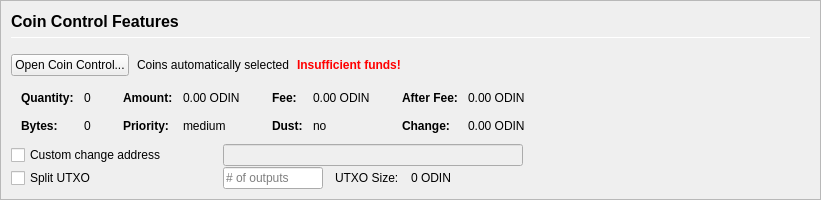
         <widget class="QFrame" name="frameCoinControl">
          <property name="sizePolicy">
           <sizepolicy hsizetype="Expanding" vsizetype="Expanding">
            <horstretch>0</horstretch>
            <verstretch>0</verstretch>
           </sizepolicy>
          </property>
          <property name="maximumSize">
           <size>
            <width>16777215</width>
            <height>16777215</height>
           </size>
          </property>
          <property name="frameShape">
           <enum>QFrame::StyledPanel</enum>
          </property>
          <property name="frameShadow">
           <enum>QFrame::Sunken</enum>
          </property>
          <layout class="QVBoxLayout" name="verticalLayoutCoinControl2">
           <property name="spacing">
            <number>0</number>
           </property>
           <property name="leftMargin">
            <number>0</number>
           </property>
           <property name="topMargin">
            <number>0</number>
           </property>
           <property name="rightMargin">
            <number>0</number>
           </property>
           <property name="bottomMargin">
            <number>0</number>
           </property>
           <item>
            <widget class="QFrame" name="frameCoinControl_BG">
             <layout class="QVBoxLayout" name="verticalLayoutCoinControl" stretch="0,0,0,0,0,0">
              <property name="spacing">
               <number>1</number>
              </property>
              <property name="leftMargin">
               <number>10</number>
              </property>
              <property name="topMargin">
               <number>10</number>
              </property>
              <item>
               <layout class="QHBoxLayout" name="horizontalLayoutCoinControl1">
                <property name="bottomMargin">
                 <number>15</number>
                </property>
                <item>
                 <layout class="QVBoxLayout" name="verticalLayout_3">
                  <property name="spacing">
                   <number>6</number>
                  </property>
                  <item>
                   <widget class="QLabel" name="heading1__labelCoinControlFeatures">
                    <property name="sizePolicy">
                     <sizepolicy hsizetype="Preferred" vsizetype="Maximum">
                      <horstretch>0</horstretch>
                      <verstretch>0</verstretch>
                     </sizepolicy>
                    </property>
                    <property name="minimumSize">
                     <size>
                      <width>0</width>
                      <height>20</height>
                     </size>
                    </property>
                    <property name="font">
                     <font>
                      <pointsize>12</pointsize>
                      <weight>75</weight>
                      <bold>true</bold>
                     </font>
                    </property>
                    <property name="styleSheet">
                     <string notr="true">font-weight:bold;</string>
                    </property>
                    <property name="text">
                     <string>Coin Control Features</string>
                    </property>
                   </widget>
                  </item>
                  <item>
                   <widget class="Line" name="line">
                    <property name="minimumSize">
                     <size>
                      <width>0</width>
                      <height>1</height>
                     </size>
                    </property>
                    <property name="maximumSize">
                     <size>
                      <width>16777215</width>
                      <height>1</height>
                     </size>
                    </property>
                    <property name="orientation">
                     <enum>Qt::Horizontal</enum>
                    </property>
                   </widget>
                  </item>
                 </layout>
                </item>
               </layout>
              </item>
              <item>
               <layout class="QHBoxLayout" name="horizontalLayoutCoinControl2" stretch="0,0,0,0">
                <property name="spacing">
                 <number>8</number>
                </property>
                <property name="bottomMargin">
                 <number>10</number>
                </property>
                <item>
                 <widget class="QPushButton" name="pushButtonCoinControl">
                  <property name="styleSheet">
                   <string notr="true"/>
                  </property>
                  <property name="text">
                   <string>Open Coin Control...</string>
                  </property>
                  <property name="autoDefault">
                   <bool>false</bool>
                  </property>
                 </widget>
                </item>
                <item>
                 <widget class="QLabel" name="labelCoinControlAutomaticallySelected">
                  <property name="text">
                   <string>Coins automatically selected</string>
                  </property>
                  <property name="margin">
                   <number>5</number>
                  </property>
                 </widget>
                </item>
                <item>
                 <widget class="QLabel" name="labelCoinControlInsuffFunds">
                  <property name="font">
                   <font>
                    <weight>75</weight>
                    <bold>true</bold>
                   </font>
                  </property>
                  <property name="styleSheet">
                   <string notr="true">color:red;font-weight:bold;</string>
                  </property>
                  <property name="text">
                   <string>Insufficient funds!</string>
                  </property>
                  <property name="margin">
                   <number>5</number>
                  </property>
                 </widget>
                </item>
                <item>
                 <spacer name="horizontalSpacerCoinControl">
                  <property name="orientation">
                   <enum>Qt::Horizontal</enum>
                  </property>
                  <property name="sizeHint" stdset="0">
                   <size>
                    <width>40</width>
                    <height>1</height>
                   </size>
                  </property>
                 </spacer>
                </item>
               </layout>
              </item>
              <item>
               <widget class="QWidget" name="widgetCoinControl" native="true">
                <property name="sizePolicy">
                 <sizepolicy hsizetype="Preferred" vsizetype="Preferred">
                  <horstretch>0</horstretch>
                  <verstretch>0</verstretch>
                 </sizepolicy>
                </property>
                <property name="minimumSize">
                 <size>
                  <width>0</width>
                  <height>0</height>
                 </size>
                </property>
                <property name="styleSheet">
                 <string notr="true"/>
                </property>
                <layout class="QHBoxLayout" name="horizontalLayoutCoinControl5">
                 <property name="leftMargin">
                  <number>0</number>
                 </property>
                 <property name="topMargin">
                  <number>0</number>
                 </property>
                 <property name="rightMargin">
                  <number>0</number>
                 </property>
                 <property name="bottomMargin">
                  <number>0</number>
                 </property>
                 <item>
                  <layout class="QHBoxLayout" name="horizontalLayoutCoinControl3" stretch="0,0,0,1">
                   <property name="spacing">
                    <number>20</number>
                   </property>
                   <property name="topMargin">
                    <number>0</number>
                   </property>
                   <property name="bottomMargin">
                    <number>10</number>
                   </property>
                   <item>
                    <layout class="QFormLayout" name="formLayoutCoinControl1">
                     <property name="horizontalSpacing">
                      <number>10</number>
                     </property>
                     <property name="verticalSpacing">
                      <number>14</number>
                     </property>
                     <property name="leftMargin">
                      <number>10</number>
                     </property>
                     <property name="topMargin">
                      <number>4</number>
                     </property>
                     <property name="rightMargin">
                      <number>6</number>
                     </property>
                     <item row="0" column="0">
                      <widget class="QLabel" name="labelCoinControlQuantityText">
                       <property name="font">
                        <font>
                         <weight>75</weight>
                         <bold>true</bold>
                        </font>
                       </property>
                       <property name="text">
                        <string>Quantity:</string>
                       </property>
                       <property name="margin">
                        <number>0</number>
                       </property>
                      </widget>
                     </item>
                     <item row="0" column="1">
                      <widget class="QLabel" name="labelCoinControlQuantity">
                       <property name="cursor">
                        <cursorShape>IBeamCursor</cursorShape>
                       </property>
                       <property name="contextMenuPolicy">
                        <enum>Qt::ActionsContextMenu</enum>
                       </property>
                       <property name="text">
                        <string notr="true">0</string>
                       </property>
                       <property name="margin">
                        <number>0</number>
                       </property>
                       <property name="textInteractionFlags">
                        <set>Qt::LinksAccessibleByMouse|Qt::TextSelectableByKeyboard|Qt::TextSelectableByMouse</set>
                       </property>
                      </widget>
                     </item>
                     <item row="1" column="0">
                      <widget class="QLabel" name="labelCoinControlBytesText">
                       <property name="font">
                        <font>
                         <weight>75</weight>
                         <bold>true</bold>
                        </font>
                       </property>
                       <property name="text">
                        <string>Bytes:</string>
                       </property>
                      </widget>
                     </item>
                     <item row="1" column="1">
                      <widget class="QLabel" name="labelCoinControlBytes">
                       <property name="cursor">
                        <cursorShape>IBeamCursor</cursorShape>
                       </property>
                       <property name="contextMenuPolicy">
                        <enum>Qt::ActionsContextMenu</enum>
                       </property>
                       <property name="text">
                        <string notr="true">0</string>
                       </property>
                       <property name="textInteractionFlags">
                        <set>Qt::LinksAccessibleByMouse|Qt::TextSelectableByKeyboard|Qt::TextSelectableByMouse</set>
                       </property>
                      </widget>
                     </item>
                    </layout>
                   </item>
                   <item>
                    <layout class="QFormLayout" name="formLayoutCoinControl2">
                     <property name="horizontalSpacing">
                      <number>10</number>
                     </property>
                     <property name="verticalSpacing">
                      <number>14</number>
                     </property>
                     <property name="leftMargin">
                      <number>6</number>
                     </property>
                     <property name="topMargin">
                      <number>4</number>
                     </property>
                     <property name="rightMargin">
                      <number>6</number>
                     </property>
                     <item row="0" column="0">
                      <widget class="QLabel" name="labelCoinControlAmountText">
                       <property name="font">
                        <font>
                         <weight>75</weight>
                         <bold>true</bold>
                        </font>
                       </property>
                       <property name="text">
                        <string>Amount:</string>
                       </property>
                       <property name="margin">
                        <number>0</number>
                       </property>
                      </widget>
                     </item>
                     <item row="0" column="1">
                      <widget class="QLabel" name="labelCoinControlAmount">
                       <property name="cursor">
                        <cursorShape>IBeamCursor</cursorShape>
                       </property>
                       <property name="contextMenuPolicy">
                        <enum>Qt::ActionsContextMenu</enum>
                       </property>
                       <property name="text">
                        <string notr="true">0.00 ODIN</string>
                       </property>
                       <property name="textInteractionFlags">
                        <set>Qt::LinksAccessibleByMouse|Qt::TextSelectableByKeyboard|Qt::TextSelectableByMouse</set>
                       </property>
                      </widget>
                     </item>
                     <item row="1" column="0">
                      <widget class="QLabel" name="labelCoinControlPriorityText">
                       <property name="font">
                        <font>
                         <weight>75</weight>
                         <bold>true</bold>
                        </font>
                       </property>
                       <property name="text">
                        <string>Priority:</string>
                       </property>
                      </widget>
                     </item>
                     <item row="1" column="1">
                      <widget class="QLabel" name="labelCoinControlPriority">
                       <property name="cursor">
                        <cursorShape>IBeamCursor</cursorShape>
                       </property>
                       <property name="contextMenuPolicy">
                        <enum>Qt::ActionsContextMenu</enum>
                       </property>
                       <property name="text">
                        <string>medium</string>
                       </property>
                       <property name="textInteractionFlags">
                        <set>Qt::LinksAccessibleByMouse|Qt::TextSelectableByKeyboard|Qt::TextSelectableByMouse</set>
                       </property>
                      </widget>
                     </item>
                    </layout>
                   </item>
                   <item>
                    <layout class="QFormLayout" name="formLayoutCoinControl3">
                     <property name="horizontalSpacing">
                      <number>10</number>
                     </property>
                     <property name="verticalSpacing">
                      <number>14</number>
                     </property>
                     <property name="leftMargin">
                      <number>6</number>
                     </property>
                     <property name="topMargin">
                      <number>4</number>
                     </property>
                     <property name="rightMargin">
                      <number>6</number>
                     </property>
                     <item row="0" column="0">
                      <widget class="QLabel" name="labelCoinControlFeeText">
                       <property name="font">
                        <font>
                         <weight>75</weight>
                         <bold>true</bold>
                        </font>
                       </property>
                       <property name="text">
                        <string>Fee:</string>
                       </property>
                       <property name="margin">
                        <number>0</number>
                       </property>
                      </widget>
                     </item>
                     <item row="0" column="1">
                      <widget class="QLabel" name="labelCoinControlFee">
                       <property name="cursor">
                        <cursorShape>IBeamCursor</cursorShape>
                       </property>
                       <property name="contextMenuPolicy">
                        <enum>Qt::ActionsContextMenu</enum>
                       </property>
                       <property name="text">
                        <string notr="true">0.00 ODIN</string>
                       </property>
                       <property name="textInteractionFlags">
                        <set>Qt::LinksAccessibleByMouse|Qt::TextSelectableByKeyboard|Qt::TextSelectableByMouse</set>
                       </property>
                      </widget>
                     </item>
                     <item row="1" column="0">
                      <widget class="QLabel" name="labelCoinControlLowOutputText">
                       <property name="font">
                        <font>
                         <weight>75</weight>
                         <bold>true</bold>
                        </font>
                       </property>
                       <property name="text">
                        <string>Dust:</string>
                       </property>
                      </widget>
                     </item>
                     <item row="1" column="1">
                      <widget class="QLabel" name="labelCoinControlLowOutput">
                       <property name="cursor">
                        <cursorShape>IBeamCursor</cursorShape>
                       </property>
                       <property name="contextMenuPolicy">
                        <enum>Qt::ActionsContextMenu</enum>
                       </property>
                       <property name="text">
                        <string>no</string>
                       </property>
                       <property name="textInteractionFlags">
                        <set>Qt::LinksAccessibleByMouse|Qt::TextSelectableByKeyboard|Qt::TextSelectableByMouse</set>
                       </property>
                      </widget>
                     </item>
                    </layout>
                   </item>
                   <item>
                    <layout class="QFormLayout" name="formLayoutCoinControl4">
                     <property name="horizontalSpacing">
                      <number>10</number>
                     </property>
                     <property name="verticalSpacing">
                      <number>14</number>
                     </property>
                     <property name="leftMargin">
                      <number>6</number>
                     </property>
                     <property name="topMargin">
                      <number>4</number>
                     </property>
                     <property name="rightMargin">
                      <number>6</number>
                     </property>
                     <item row="0" column="0">
                      <widget class="QLabel" name="labelCoinControlAfterFeeText">
                       <property name="font">
                        <font>
                         <weight>75</weight>
                         <bold>true</bold>
                        </font>
                       </property>
                       <property name="text">
                        <string>After Fee:</string>
                       </property>
                       <property name="margin">
                        <number>0</number>
                       </property>
                      </widget>
                     </item>
                     <item row="0" column="1">
                      <widget class="QLabel" name="labelCoinControlAfterFee">
                       <property name="cursor">
                        <cursorShape>IBeamCursor</cursorShape>
                       </property>
                       <property name="contextMenuPolicy">
                        <enum>Qt::ActionsContextMenu</enum>
                       </property>
                       <property name="text">
                        <string notr="true">0.00 ODIN</string>
                       </property>
                       <property name="textInteractionFlags">
                        <set>Qt::LinksAccessibleByMouse|Qt::TextSelectableByKeyboard|Qt::TextSelectableByMouse</set>
                       </property>
                      </widget>
                     </item>
                     <item row="1" column="0">
                      <widget class="QLabel" name="labelCoinControlChangeText">
                       <property name="font">
                        <font>
                         <weight>75</weight>
                         <bold>true</bold>
                        </font>
                       </property>
                       <property name="text">
                        <string>Change:</string>
                       </property>
                      </widget>
                     </item>
                     <item row="1" column="1">
                      <widget class="QLabel" name="labelCoinControlChange">
                       <property name="cursor">
                        <cursorShape>IBeamCursor</cursorShape>
                       </property>
                       <property name="contextMenuPolicy">
                        <enum>Qt::ActionsContextMenu</enum>
                       </property>
                       <property name="text">
                        <string notr="true">0.00 ODIN</string>
                       </property>
                       <property name="textInteractionFlags">
                        <set>Qt::LinksAccessibleByMouse|Qt::TextSelectableByKeyboard|Qt::TextSelectableByMouse</set>
                       </property>
                      </widget>
                     </item>
                    </layout>
                   </item>
                  </layout>
                 </item>
                </layout>
               </widget>
              </item>
              <item>
               <layout class="QHBoxLayout" name="horizontalLayoutCoinControl4">
                <property name="spacing">
                 <number>12</number>
                </property>
                <property name="sizeConstraint">
                 <enum>QLayout::SetDefaultConstraint</enum>
                </property>
                <property name="topMargin">
                 <number>0</number>
                </property>
                <property name="rightMargin">
                 <number>0</number>
                </property>
                <item>
                 <widget class="QCheckBox" name="checkBoxCoinControlChange">
                  <property name="sizePolicy">
                   <sizepolicy hsizetype="Preferred" vsizetype="Preferred">
                    <horstretch>0</horstretch>
                    <verstretch>0</verstretch>
                   </sizepolicy>
                  </property>
                  <property name="minimumSize">
                   <size>
                    <width>200</width>
                    <height>0</height>
                   </size>
                  </property>
                  <property name="maximumSize">
                   <size>
                    <width>200</width>
                    <height>16777215</height>
                   </size>
                  </property>
                  <property name="toolTip">
                   <string>If this is activated, but the change address is empty or invalid, change will be sent to a newly generated address.</string>
                  </property>
                  <property name="text">
                   <string>Custom change address</string>
                  </property>
                 </widget>
                </item>
                <item>
                 <widget class="QValidatedLineEdit" name="lineEditCoinControlChange">
                  <property name="enabled">
                   <bool>false</bool>
                  </property>
                  <property name="sizePolicy">
                   <sizepolicy hsizetype="Preferred" vsizetype="Preferred">
                    <horstretch>0</horstretch>
                    <verstretch>0</verstretch>
                   </sizepolicy>
                  </property>
                  <property name="minimumSize">
                   <size>
                    <width>300</width>
                    <height>0</height>
                   </size>
                  </property>
                 </widget>
                </item>
                <item>
                 <widget class="QLabel" name="labelCoinControlChangeLabel">
                  <property name="sizePolicy">
                   <sizepolicy hsizetype="Preferred" vsizetype="Preferred">
                    <horstretch>0</horstretch>
                    <verstretch>0</verstretch>
                   </sizepolicy>
                  </property>
                  <property name="minimumSize">
                   <size>
                    <width>100</width>
                    <height>0</height>
                   </size>
                  </property>
                  <property name="text">
                   <string/>
                  </property>
                  <property name="margin">
                   <number>3</number>
                  </property>
                 </widget>
                </item>
               </layout>
              </item>
              <item>
               <layout class="QHBoxLayout" name="horizontalLayoutCoinControl6">
                <property name="spacing">
                 <number>12</number>
                </property>
                <property name="rightMargin">
                 <number>0</number>
                </property>
                <item>
                 <widget class="QCheckBox" name="splitBlockCheckBox">
                  <property name="sizePolicy">
                   <sizepolicy hsizetype="Preferred" vsizetype="Preferred">
                    <horstretch>0</horstretch>
                    <verstretch>0</verstretch>
                   </sizepolicy>
                  </property>
                  <property name="minimumSize">
                   <size>
                    <width>200</width>
                    <height>0</height>
                   </size>
                  </property>
                  <property name="maximumSize">
                   <size>
                    <width>200</width>
                    <height>16777215</height>
                   </size>
                  </property>
                  <property name="text">
                   <string>Split UTXO</string>
                  </property>
                 </widget>
                </item>
                <item>
                 <widget class="QLineEdit" name="splitBlockLineEdit">
                  <property name="sizePolicy">
                   <sizepolicy hsizetype="Preferred" vsizetype="Preferred">
                    <horstretch>50</horstretch>
                    <verstretch>0</verstretch>
                   </sizepolicy>
                  </property>
                  <property name="minimumSize">
                   <size>
                    <width>100</width>
                    <height>0</height>
                   </size>
                  </property>
                  <property name="maximumSize">
                   <size>
                    <width>100</width>
                    <height>16777215</height>
                   </size>
                  </property>
                  <property name="placeholderText">
                   <string># of outputs</string>
                  </property>
                 </widget>
                </item>
                <item>
                 <widget class="QLabel" name="labelBlockSizeText">
                  <property name="text">
                   <string>UTXO Size:</string>
                  </property>
                 </widget>
                </item>
                <item>
                 <widget class="QLabel" name="labelBlockSize">
                  <property name="text">
                   <string>0 ODIN</string>
                  </property>
                 </widget>
                </item>
                <item>
                 <spacer name="horizontalSpacer_7">
                  <property name="orientation">
                   <enum>Qt::Horizontal</enum>
                  </property>
                  <property name="sizeHint" stdset="0">
                   <size>
                    <width>40</width>
                    <height>20</height>
                   </size>
                  </property>
                 </spacer>
                </item>
               </layout>
              </item>
              <item>
               <spacer name="verticalSpacerCoinControl">
                <property name="orientation">
                 <enum>Qt::Vertical</enum>
                </property>
                <property name="sizeHint" stdset="0">
                 <size>
                  <width>800</width>
                  <height>1</height>
                 </size>
                </property>
               </spacer>
              </item>
             </layout>
            </widget>
           </item>
          </layout>
         </widget>
